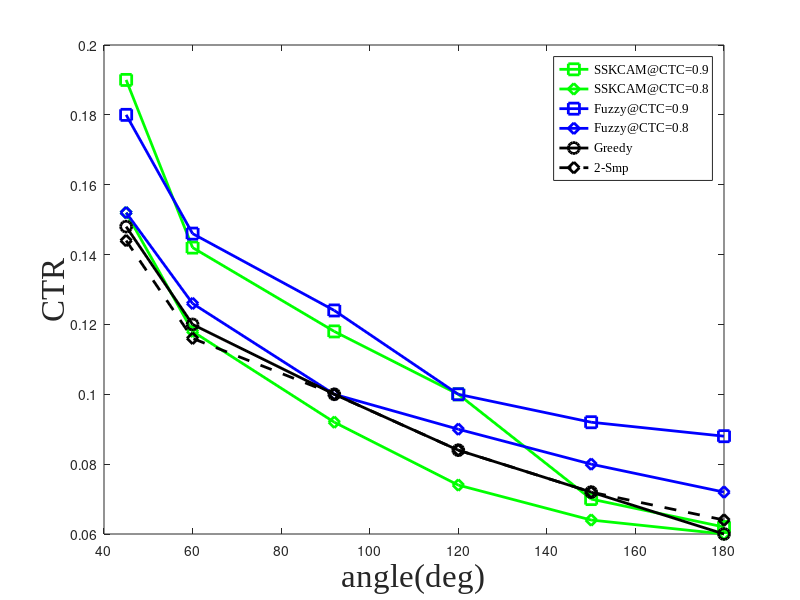
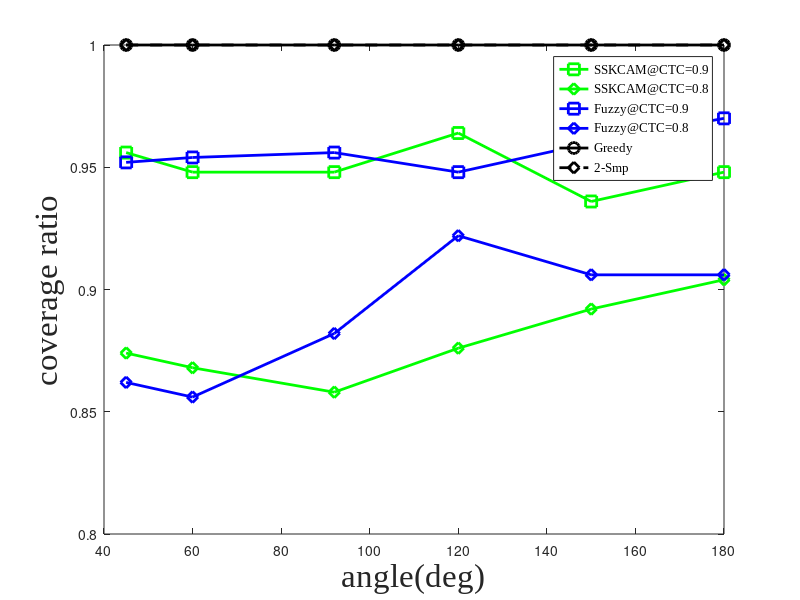
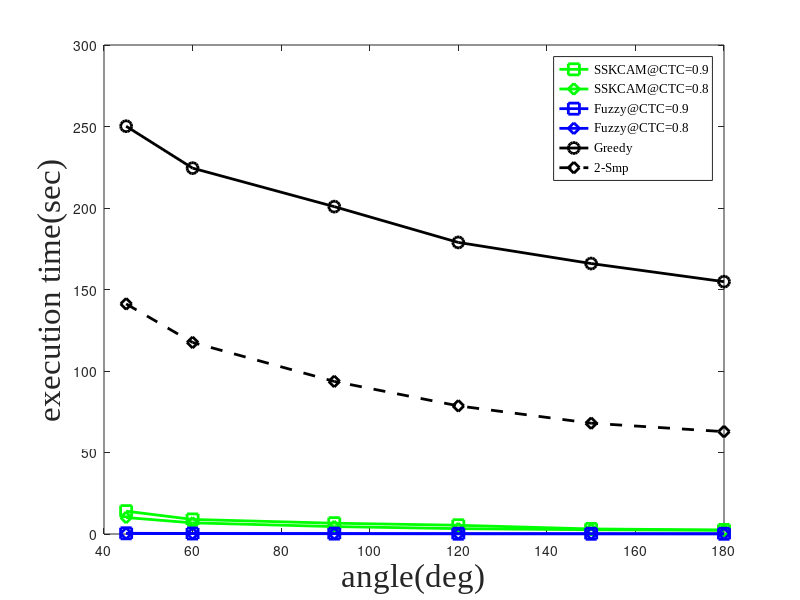

Write the MATLAB code that produced these figures, in order.
% varying AOV at dim =50X50, Rmax = 25, TargetCount = 50
close all;
AOV = [ 45, 60, 92, 120, 150, 180];

%algo1
algo1_uncovered_ratio1= [ 3.7500    3.3500    3.3000    2.4000    3.1000    2.3000];
algo1_coverage_ratio1 = 1 - (1/50).*algo1_uncovered_ratio1;
algo1_CTR_ratio1 = (1/50).*[ 13.0500   11.1000    7.8500    5.6500    3.9500    3.7500];
algo1_exec_time_ratio1 = [ 20.8932   15.7369   10.5792    6.2330    3.7361    3.3223];

algo1_uncovered_ratio2 = [8.0500    8.0000    6.7000    7.5500    6.1500    6.1000];
algo1_coverage_ratio2 = 1 - (1/50).*algo1_uncovered_ratio2;
algo1_CTR_ratio2 = (1/50).*[ 10.3500    9.0500    6.5000    4.4000    3.4000    3.2500];
algo1_exec_time_ratio2 = [14.7153   12.2808    7.5335    4.1893    2.7668    2.3959];


%algo2
algo2_uncovered_ratio1 = [ 1.3260    0.8507    0.5656    0.5358    0.4440    0.3905];
algo2_coverage_ratio1 = 1 - (1/50).*algo2_uncovered_ratio1;
algo2_CTR_ratio1 = (1/50).*[  9.7000    7.0500    5.6000    5.4000    4.7000    4.3000];
algo2_exec_time_ratio1 = [  1.3021    0.8204    0.7253    0.8096    0.7818    0.524];


algo2_uncovered_ratio2 = [ 5.7000    5.6500    6.0000    6.0500    4.9000    4.6000];
algo2_coverage_ratio2 = 1 - (1/50).*algo2_uncovered_ratio2;
algo2_CTR_ratio2 = (1/50).*[  7.7000    5.9500    4.4500    3.9500    3.8000    3.5000];
algo2_exec_time_ratio2 = [ 0.9741    0.6490    0.4273    0.3633    0.3441    0.3078];

%fuzzy
fuzzy_uncovered_ratio1 = [  2.4000    2.3000    2.2000    2.6000    2.0000    1.5000];
fuzzy_coverage_ratio1 = 1 - (1/50).*fuzzy_uncovered_ratio1;
fuzzy_CTR_ratio1 = (1/50).*[ 9.0000    7.3000    6.2000    5.0000    4.6000    4.4000];
fuzzy_exec_time_ratio1 = [   0.4421    0.3151    0.2508    0.1806    0.1587    0.1487];

fuzzy_uncovered_ratio2= [ 6.9000    7.2000    5.9000    3.9000    4.7000    4.7000];
fuzzy_coverage_ratio2 = 1 - (1/50).*fuzzy_uncovered_ratio2;
fuzzy_CTR_ratio2 = (1/50).*[ 7.6000    6.3000    5.0000    4.5000    4.0000    3.6000];
fuzzy_exec_time_ratio2 = [    0.3292    0.2466    0.1758    0.1495    0.1251    0.1047];


%hybrid-kmeans
hybrid_uncovered_ratio1 = [  2.2000    2.6000    2.6000    1.8000    3.2000    2.6000];
hybrid_coverage_ratio1 = 1 - (1/50).*hybrid_uncovered_ratio1;
hybrid_CTR_ratio1 = (1/50).*[ 9.5000    7.1000    5.9000    5.0000    3.5000    3.1000];
hybrid_exec_time_ratio1 = [ 14.0164    8.9304    6.6246    5.3605    3.1065    2.4649];

hybrid_uncovered_ratio2 = [  6.3000    6.6000    7.1000    6.2000    5.4000    4.8000];
hybrid_coverage_ratio2 = 1 - (1/50).*hybrid_uncovered_ratio2;
hybrid_CTR_ratio2 = (1/50).*[ 7.6000    5.9000    4.6000    3.7000    3.2000    3.0000];
hybrid_exec_time_ratio2 = [ 10.1093    6.8338    4.5600    3.2764    2.6030    2.2909];


%hybrid-kdtree
hybridt_uncovered_ratio1 = [ 3.2000    2.3000    3.5000    2.8000    2.8000    1.9000];
hybridt_coverage_ratio1 = 1 - (1/50).*hybridt_uncovered_ratio1;
hybridt_CTR_ratio1 = (1/50).*[  11.6000   10.9000    7.2000    4.8000    4.1000    3.7000];
hybridt_exec_time_ratio1 = [ 19.0472   16.5144    9.3098    5.1926    3.9027    3.2476];




hybridt_uncovered_ratio2 = [   8.5000    8.1000    7.9000    6.3000    6.5000    5.5000];
hybridt_coverage_ratio2 = 1 - (1/50).*hybridt_uncovered_ratio2;
hybridt_CTR_ratio2 = (1/50).*[ 9.3000    7.9000    5.9000    4.3000    3.4000    3.4000];
hybridt_exec_time_ratio2 = [ 13.3977   10.2870    6.5795    4.3186    2.7213    2.7650];



%algo3(greedy)
algo3_coverage = [1, 1, 1, 1, 1, 1];
algo3_CTR = (1/50).*[7.4000    6.0000    5.0000    4.2000    3.6000    3.0000];
algo3_exec_time = [250.1801  224.4571  200.8411  178.8845  165.9310  154.8053];

%algo4(dual-sampling)
algo4_coverage = [1, 1, 1, 1, 1, 1];
algo4_CTR = (1/50).*[7.2000    5.8000    5.0000    4.2000    3.6000    3.2000];

algo4_exec_time = [  141.1602  117.5086   93.6067   78.6103   67.9813   62.7986];


figure;
%plot(AOV, algo1_CTR_ratio1, '-rs', 'LineWidth',2,'MarkerSize',8); hold on;
%plot(AOV, algo1_CTR_ratio2, '-rd', 'LineWidth',2,'MarkerSize',8); hold on;
%plot(AOV, algo2_CTR_ratio1, '-cs', 'LineWidth',2,'MarkerSize',8); hold on;
%plot(AOV, algo2_CTR_ratio2, '-cd', 'LineWidth',2,'MarkerSize',8); hold on;
plot(AOV, hybrid_CTR_ratio1, '-gs', 'LineWidth',2,'MarkerSize',8); hold on;
plot(AOV, hybrid_CTR_ratio2, '-gd', 'LineWidth',2,'MarkerSize',8); hold on;
%plot(AOV, hybridt_CTR_ratio1, '-ms', 'LineWidth',2,'MarkerSize',8); hold on;
%plot(AOV, hybridt_CTR_ratio2, '-md', 'LineWidth',2,'MarkerSize',8); hold on;
plot(AOV, fuzzy_CTR_ratio1, '-bs', 'LineWidth',2,'MarkerSize',8); hold on;
plot(AOV, fuzzy_CTR_ratio2, '-bd', 'LineWidth',2,'MarkerSize',8); hold on;

plot(AOV, algo3_CTR, '-ko', 'LineWidth',2,'MarkerSize',8); hold on;
plot(AOV, algo4_CTR, '--kd', 'LineWidth',2,'MarkerSize',8); 
legend('SSKCAM@CTC=0.9', 'SSKCAM@CTC=0.8', 'Fuzzy@CTC=0.9', 'Fuzzy@CTC=0.8','Greedy', '2-Smp','FontName','Times New Roman');
xlabel('angle(deg)', 'FontSize', 24, 'FontName','Times New Roman');
ylabel('CTR', 'FontSize', 24,'FontName','Times New Roman');



figure;
%plot(AOV, algo1_coverage_ratio1 , '-rs', 'LineWidth',2,'MarkerSize',8); hold on;
%plot(AOV, algo1_coverage_ratio2, '-rd', 'LineWidth',2,'MarkerSize',8); hold on;
%plot(AOV, algo2_coverage_ratio1 , '-cs', 'LineWidth',2,'MarkerSize',8); hold on;
%plot(AOV, algo2_coverage_ratio2, '-cd', 'LineWidth',2,'MarkerSize',8); hold on;
plot(AOV, hybrid_coverage_ratio1, '-gs', 'LineWidth',2,'MarkerSize',8); hold on;
plot(AOV, hybrid_coverage_ratio2, '-gd', 'LineWidth',2,'MarkerSize',8); hold on;
%plot(AOV, hybridt_coverage_ratio1, '-ms', 'LineWidth',2,'MarkerSize',8); hold on;
%plot(AOV, hybridt_coverage_ratio2, '-md', 'LineWidth',2,'MarkerSize',8); hold on;
plot(AOV, fuzzy_coverage_ratio1, '-bs', 'LineWidth',2,'MarkerSize',8); hold on;
plot(AOV, fuzzy_coverage_ratio2, '-bd', 'LineWidth',2,'MarkerSize',8); hold on;

plot(AOV, algo3_coverage, '-ko', 'LineWidth',2,'MarkerSize',8); hold on;
plot(AOV, algo4_coverage, '--kd', 'LineWidth',2,'MarkerSize',8); 
legend('SSKCAM@CTC=0.9', 'SSKCAM@CTC=0.8','Fuzzy@CTC=0.9', 'Fuzzy@CTC=0.8','Greedy', '2-Smp','FontName','Times New Roman');
xlabel('angle(deg)', 'FontSize', 24,'FontName','Times New Roman');
ylabel('coverage ratio', 'FontSize', 24,'FontName','Times New Roman');


figure;
%plot(AOV, algo1_exec_time_ratio1, '-rs', 'LineWidth',2,'MarkerSize',8); hold on;
%plot(AOV, algo1_exec_time_ratio2, '-rd', 'LineWidth',2,'MarkerSize',8); hold on;
%plot(AOV, algo2_exec_time_ratio1, '-cs', 'LineWidth',2,'MarkerSize',8); hold on;
%plot(AOV, algo2_exec_time_ratio2, '-cd', 'LineWidth',2,'MarkerSize',8); hold on;
plot(AOV, hybrid_exec_time_ratio1, '-gs', 'LineWidth',2,'MarkerSize',8); hold on;
plot(AOV, hybrid_exec_time_ratio2, '-gd', 'LineWidth',2,'MarkerSize',8); hold on;
%plot(AOV, hybridt_exec_time_ratio1, '-ms', 'LineWidth',2,'MarkerSize',8); hold on;
%plot(AOV, hybrid_exec_time_ratio2, '-md', 'LineWidth',2,'MarkerSize',8); hold on;
plot(AOV, fuzzy_exec_time_ratio1, '-bs', 'LineWidth',2,'MarkerSize',8); hold on;
plot(AOV, fuzzy_exec_time_ratio2, '-bd', 'LineWidth',2,'MarkerSize',8); hold on;

plot(AOV, algo3_exec_time, '-ko', 'LineWidth',2,'MarkerSize',8); hold on;
plot(AOV, algo4_exec_time, '--kd', 'LineWidth',2,'MarkerSize',8); 
legend('SSKCAM@CTC=0.9', 'SSKCAM@CTC=0.8', 'Fuzzy@CTC=0.9', 'Fuzzy@CTC=0.8','Greedy', '2-Smp','FontName','Times New Roman');
xlabel('angle(deg)', 'FontSize', 24,'FontName','Times New Roman');
ylabel('execution time(sec)', 'FontSize', 24,'FontName','Times New Roman');